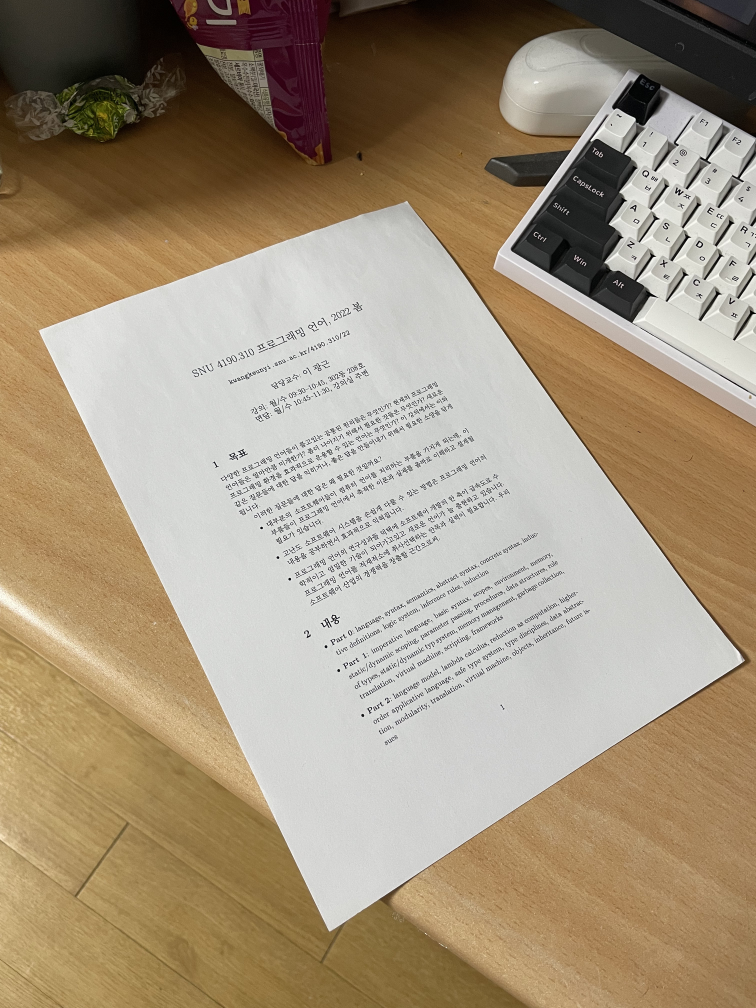
#> input picture test/image/ProgrammingLanguage.jpg, 3024 x 4032 px, found by its file name (shown at 1/4 size)
$ python warp.py
#> lines starting #> are read from the running program, lines starting #| are printed output that depends on the picture
import cv2
import numpy as np

def calcDistance(p1: tuple[int | float, int | float], p2: tuple[int | float, int | float]) -> float:
    """
    Calculate distance between two points
    Input:
        p1, p2: coordinate of point (x, y)
    Output:
        Distance (type: float)
    """
    return ((p1[0] - p2[0])**2 + (p1[1] - p2[1])**2)**(0.5)

def getWarpedPoint(p: tuple[int | float, int | float], transMat: np.ndarray) -> tuple[int | float, int | float]:
    pHomo = np.array([p[0], p[1], 1])
    pWarpedHomo = transMat @ pHomo
    return pWarpedHomo[0] / pWarpedHomo[2], pWarpedHomo[1] / pWarpedHomo[2]

def warpDocumentGradientDescent(
    img: np.ndarray,
    leftTop: tuple[int, int], leftBottom: tuple[int, int],
    rightTop: tuple[int, int], rightBottom: tuple[int, int],
    threshold: float = 1e-5, learning_rate: float = 1e-20, inertia: float = 0.99,
) -> np.ndarray:
    """
    Warp the document in the given image using four given points (corner of document).
    Assumption:
        1. Document is rectangle. (Which means, four angle of corners are all right angle.)
        2. Document in image is linearly warped. (Four edge are all straight line in image.)
        3. Four corners is given at right position. (This can be improved...??)
    Input:
        img: numpy array of image.
        leftTop: left top coordinate of image (x, y)
        leftBottom: left bottom coordinate of image (x, y)
        rightTop: right top coordinate of image (x, y)
        rightBottom: right bottom coordinate of image (x, y)
    Output:
        numpy array of warped document image.
    """

    """
    Step for restoring document:
        1. 3D Rotation: Make warped document to rectangle (parallel to each other, and all 4 corners are normal)
             1  0  0
             0  1  0
            Rx Ry Rz
        2. 2D Translation: Move lt (left top) to (0, 0)
        3. 2D Rotation: Make rectangle's edges parallel to axis x and axis y
        4. Uniform scale: Make it to proper size
    """
    ######################################################################################################
    # 1. Find 3d warping which makes document edges to parallel
    # Find Intersect coordinate in homography coordinate of document edges.
    topLine = np.cross(
        np.array([leftTop[0], leftTop[1], 1]), np.array([rightTop[0], rightTop[1], 1])
    )
    bottomLine = np.cross(
        np.array([leftBottom[0], leftBottom[1], 1]), np.array([rightBottom[0], rightBottom[1], 1])
    )
    topBottomIntersect = np.cross(topLine, bottomLine)

    leftLine = np.cross(
        np.array([leftTop[0], leftTop[1], 1]), np.array([leftBottom[0], leftBottom[1], 1])
    )
    rightLine = np.cross(
        np.array([rightTop[0], rightTop[1], 1]), np.array([rightBottom[0], rightBottom[1], 1])
    )
    leftRightIntersect = np.cross(leftLine, rightLine)

    loss = 1
    rotateVector = np.array([0., 0., 1.])

    cnt = 0
    beforeGradLoss = np.zeros((3))
    while True:
        # Front pass
        topBottomIntersectWarpedScale: float = np.inner(topBottomIntersect, rotateVector)
        leftRightIntersectWarpedScale: float = np.inner(leftRightIntersect, rotateVector)
        scaleSquaredSum: float = np.square(topBottomIntersectWarpedScale) + np.square(leftRightIntersectWarpedScale)
        loss = np.sqrt(scaleSquaredSum)
        cnt += 1
        if cnt >= 1:
            print(loss)
            cnt = 0

        # Check
        if np.abs(loss) < threshold:
            break

        # Back propagation
        dLossOverdScaleSquaredSum = 1 / (2 * np.sqrt(scaleSquaredSum))
        dScaleSquaredSumOverdTopBottomIntersectWarpedScale = 2 * topBottomIntersectWarpedScale
        dScaleSquaredSumOverdLeftRightIntersectWarpedScale = 2 * leftRightIntersectWarpedScale
        gradLoss: np.ndarray = (
                (topBottomIntersect * dScaleSquaredSumOverdTopBottomIntersectWarpedScale)
                + (leftRightIntersect * dScaleSquaredSumOverdLeftRightIntersectWarpedScale)
            ) * dLossOverdScaleSquaredSum

        # Update
        beforeGradLoss = inertia * beforeGradLoss + gradLoss
        rotateVector -= beforeGradLoss * (learning_rate*loss)


    rotate3dMatrix = np.vstack((np.array([
        [1, 0, 0],
        [0, 1, 0],
    ]), rotateVector))

    # Get 3d rotated points
    leftTop3DRot: tuple[int | float, int | float] = getWarpedPoint(leftTop, rotate3dMatrix)
    leftBottom3DRot = getWarpedPoint(leftBottom, rotate3dMatrix)
    rightTop3DRot = getWarpedPoint(rightTop, rotate3dMatrix)
    rightBottom3DRot = getWarpedPoint(rightBottom, rotate3dMatrix)

    ######################################################################################################
    # 2. Calculate 2D warping matrix (Translation & Rotation) using edge length
    # Get width and height
    width: float = (
            np.sqrt(np.square(leftTop3DRot[0] - leftBottom3DRot[0]) + np.square(leftTop3DRot[1] - leftBottom3DRot[1]))
            + np.sqrt(np.square(rightTop3DRot[0] - rightBottom3DRot[0]) + np.square(rightTop3DRot[1] - rightBottom3DRot[1]))
        ) / 2
    height: float = (
            np.sqrt(np.square(leftTop3DRot[0] - rightTop3DRot[0]) + np.square(leftTop3DRot[1] - rightTop3DRot[1])) \
            + np.sqrt(np.square(leftBottom3DRot[0] - rightBottom3DRot[0]) + np.square(leftBottom3DRot[1] - rightBottom3DRot[1]))
        ) / 2

    # Set 4 destination corners based on width & height
    leftTopDst = (0, 0)
    leftBottomDst = (0, height)
    rightTopDst = (width, 0)
    rightBottomDst = (width, height)

    # Get 2D warping matrix
    warp2dMatrix: np.ndarray = cv2.getPerspectiveTransform(
        src = np.array([list(leftTop3DRot), list(leftBottom3DRot), list(rightTop3DRot), list(rightBottom3DRot)]).astype(np.float32),
        dst = np.array([list(leftTopDst), list(leftBottomDst), list(rightTopDst), list(rightBottomDst)]).astype(np.float32),
    )

    ######################################################################################################
    # 3. Warp Image based on calculated 3D rotation matrix and 2D warping matrix
    warpped_img: np.ndarray = cv2.warpPerspective(
        src = img, M = warp2dMatrix @ rotate3dMatrix, dsize = (int(np.ceil(width)), int(np.ceil(height)))
    )

    return warpped_img


def warpDocumentSimple(

        img: np.ndarray, lt: tuple[int, int], lb: tuple[int, int], rt: tuple[int, int], rb: tuple[int, int],
        paperType: str | None = None,
    ) -> np.ndarray:
    """
    Warp the document in the given image using four given points (corner of document).
    Assumption:
        1. Document is rectangle. (Which means, four angle of corners are all right angle.)
        2. Document in image is linearly warped. (Four edge are all straight line in image.)
        3. Four corners is given at right position. (This can be improved...??)
        4. Camera has small 3d rotation with normal vector of document. (Simplify approch)
    Input:
        img: numpy array of image.
        lt: left top coordinate of image (x, y)
        lb: left bottom coordinate of image (x, y)
        rt: right top coordinate of image (x, y)
        rb: right bottom coordinate of image (x, y)
        paperType(optional): string of paperType. 'A' for A3, A4, ... 'B' for B3, B4, ... 'Letter' and 'Legal'
    Output:
        numpy array of warped document image.
    """

    # 1. 2D Translation: Move lt (left top) to (0, 0).
    tx = -lt[0]; ty = -lt[1]
    ltTransformed = (0, 0)
    lbTransformed = ((lb[0] + tx), (lb[1] + ty))
    rtTransformed: tuple[int, int] = ((rt[0] + tx), (rt[1] + ty))
    rbTransformed = ((rb[0] + tx), (rb[1] + ty))

    # 2. Pick width, height to maximum width and maximum height from the warped document.
    originalHeight = max(calcDistance(ltTransformed, lbTransformed), calcDistance(rtTransformed, rbTransformed))
    if paperType == "A" or paperType == "B":
        originalWidth = originalHeight * (1 / (2**0.5))
    elif paperType == "Letter":
        originalWidth = originalHeight * (1 / 1.2941)
    elif paperType == "Legal":
        originalWidth = originalHeight * (1 / 1.6471)
    else:
        originalWidth = max(calcDistance(ltTransformed, rtTransformed), calcDistance(lbTransformed, rbTransformed))


    # 3. Set 4 corners based on step 2's width and height
    ltOriginal = (0, 0)
    lbOriginal = (0, originalHeight)
    rtOriginal = (originalWidth, 0)
    rbOriginal = (originalWidth, originalHeight)

    # 4. Get transformation matrix based on corners on step 3.
    transMat = cv2.getPerspectiveTransform(
        src = np.array([list(lt), list(lb), list(rt), list(rb)]).astype(np.float32),
        dst = np.array([list(ltOriginal), list(lbOriginal), list(rtOriginal), list(rbOriginal)]).astype(np.float32),
    )

    # 5. Warp with calculated transformation matrix and return.
    warpped_img = cv2.warpPerspective(img, transMat, (int(np.ceil(originalWidth)), int(np.ceil(originalHeight))))

    return warpped_img


if __name__ == "__main__":
    # Small 3D rotation
    img = cv2.imread('test/image/ProgrammingLanguage.jpg', 1).astype(np.float32)
    warpped_img_simple = warpDocumentSimple(
        img,
        lt=(155, 1323),
        lb=(1318, 3726),
        rt=(1627, 804),
        rb=(2979, 2641),
    )
#> in warpDocumentSimple, `warpped_img = cv2.warpPerspective(img, transMat, (int(np.ceil(original..`:
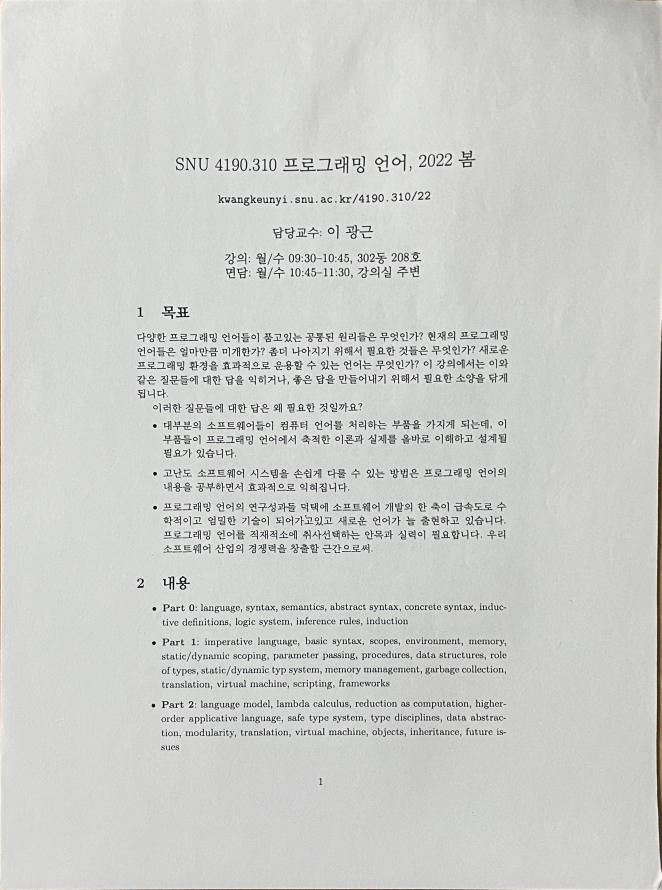
#> warpped_img: shape (2670, 1984, 3) float32 (shown at 1/3 size); mean B, G, R 197.8, 199.9, 199.2
    cv2.imwrite('test/warp_result/warpped_straight_simple.jpg', warpped_img_simple)
    warpped_img_gd = warpDocumentGradientDescent(
        img,
        leftTop=(155, 1323),
        leftBottom=(1318, 3726),
        rightTop=(1627, 804),
        rightBottom=(2979, 2641),
    )
#> in warpDocumentGradientDescent, `warpped_img: np.ndarray = cv2.warpPerspective( src = img, M = warp2dMa..`:
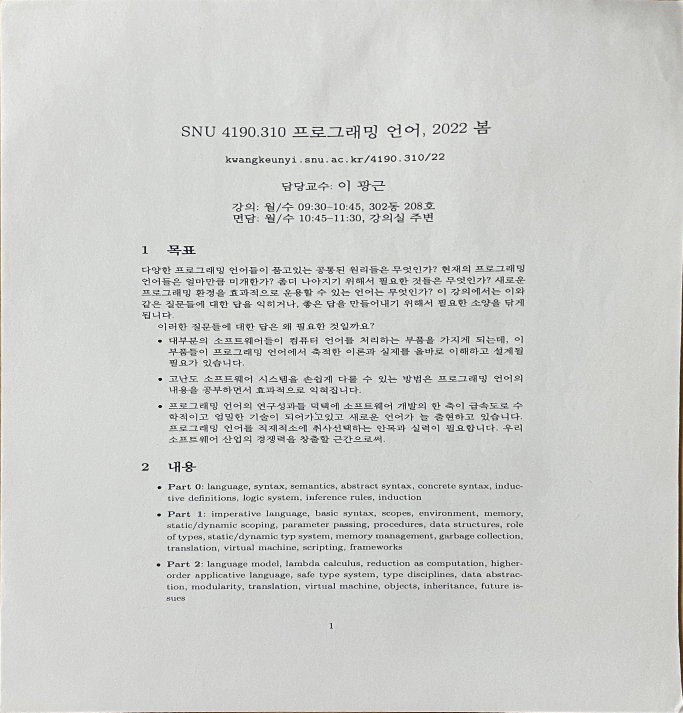
#> warpped_img: shape (1425, 1366, 3) float32 (shown at 1/2 size); mean B, G, R 203.7, 207, 206
    cv2.imwrite('test/warp_result/warpped_straight_gd.jpg', warpped_img_gd)

    # Extream 3D rotation
    img_lean = cv2.imread('test/image/ProgrammingLanguageLean.jpg', 1).astype(np.float32)
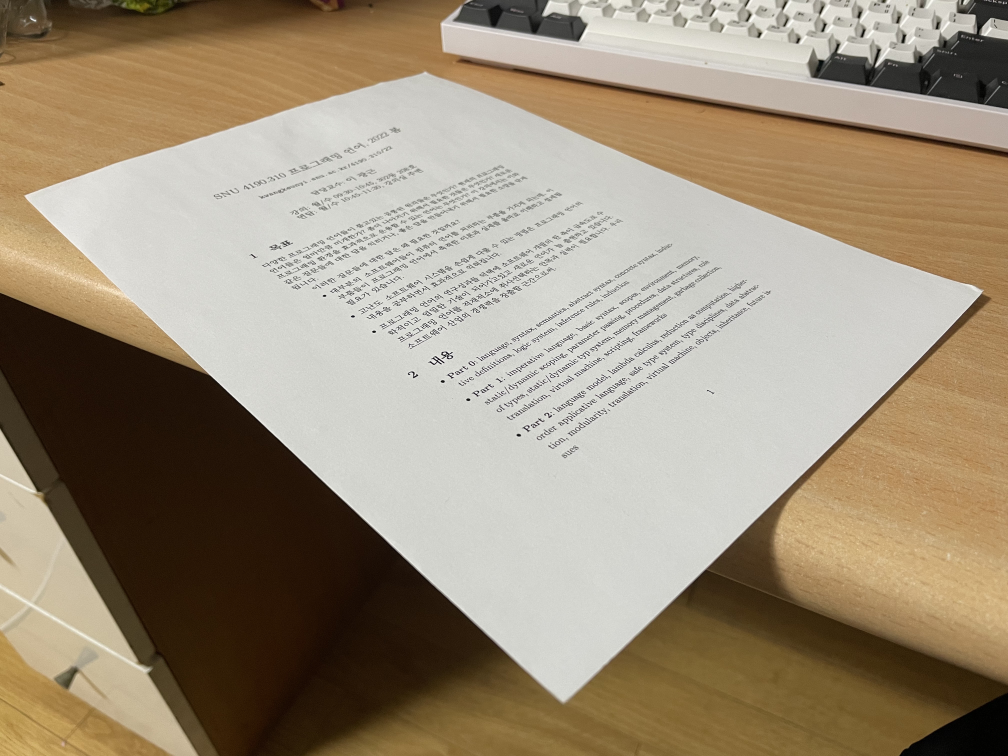
#> input picture test/image/ProgrammingLanguageLean.jpg, 4032 x 3024 px, found by its file name (shown at 1/4 size)
    warpped_img_lean_simple = warpDocumentSimple(
        img_lean,
        lt=(97, 783),
        lb=(2253, 2806),
        rt=(1700, 288),
        rb=(3928, 1164),
    )
#> call 2 of warpDocumentSimple, with lt = (97, 783), lb = (2253, 2806), rt = (1700, 288), rb = (3928, 1164)
#> in warpDocumentSimple (call 2), `warpped_img = cv2.warpPerspective(img, transMat, (int(np.ceil(original..`:
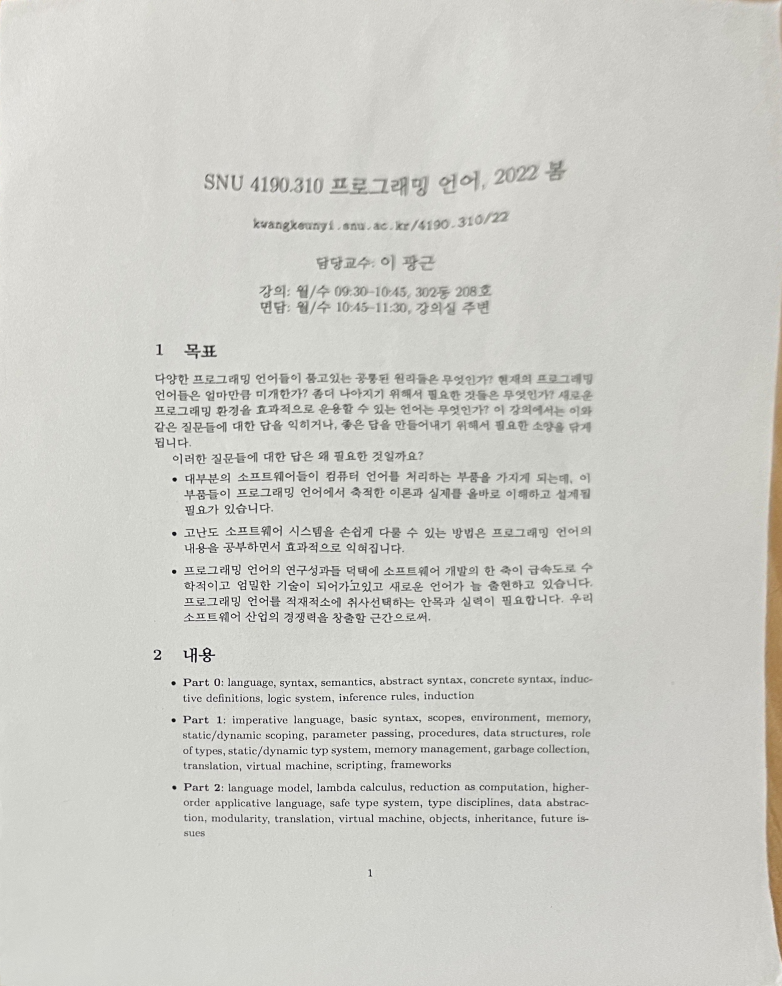
#> warpped_img: shape (2957, 2346, 3) float32 (shown at 1/3 size); mean B, G, R 205.2, 210.2, 210.7
    cv2.imwrite('test/warp_result/warpped_lean_simple.jpg', warpped_img_lean_simple)
    warpped_img_lean_gd = warpDocumentGradientDescent(
        img_lean,
        leftTop=(97, 783),
        leftBottom=(2253, 2806),
        rightTop=(1700, 288),
        rightBottom=(3928, 1164),
    )
#> call 2 of warpDocumentGradientDescent, with leftTop = (97, 783), leftBottom = (2253, 2806), rightTop = (1700, 288), rightBottom = (3928, 1164), threshold = 1e-05, learning_rate = 1e-20, inertia = 0.99
#> in warpDocumentGradientDescent (call 2), `warpped_img: np.ndarray = cv2.warpPerspective( src = img, M = warp2dMa..`:
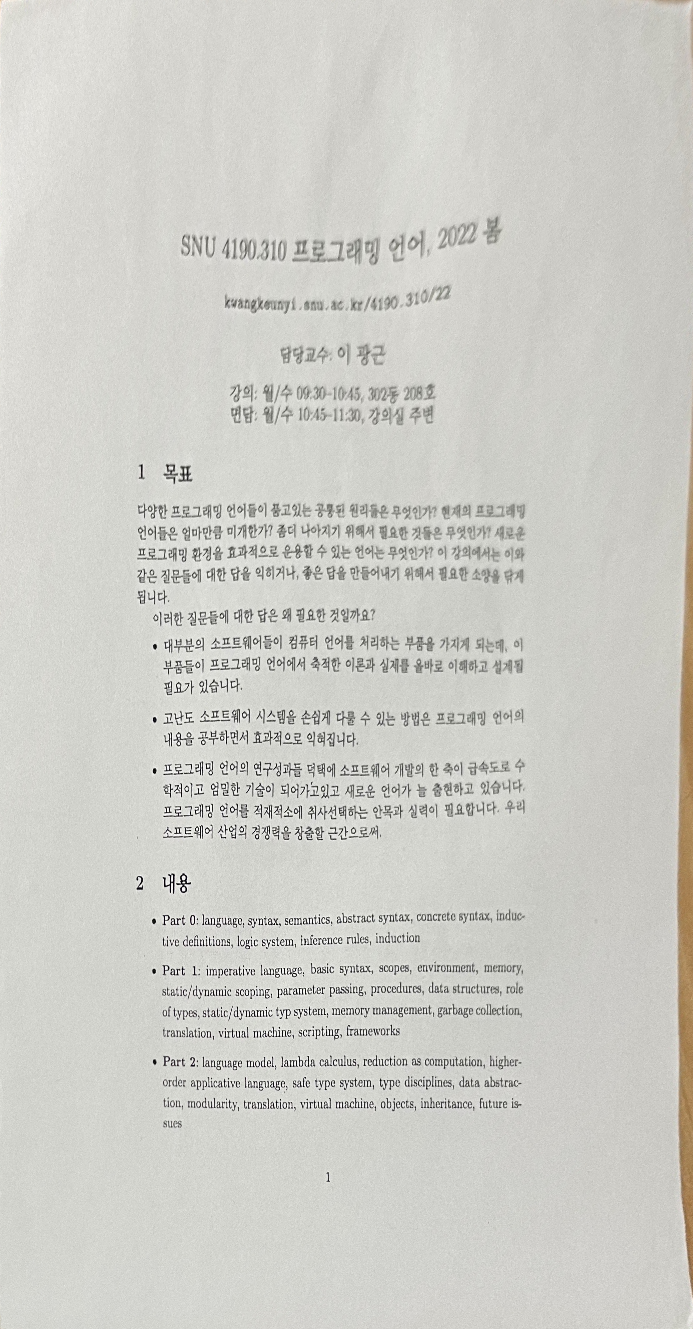
#> warpped_img: shape (1329, 693, 3) float32; mean B, G, R 200.4, 205.7, 206
    cv2.imwrite('test/warp_result/warpped_lean_gd.jpg', warpped_img_lean_gd)
